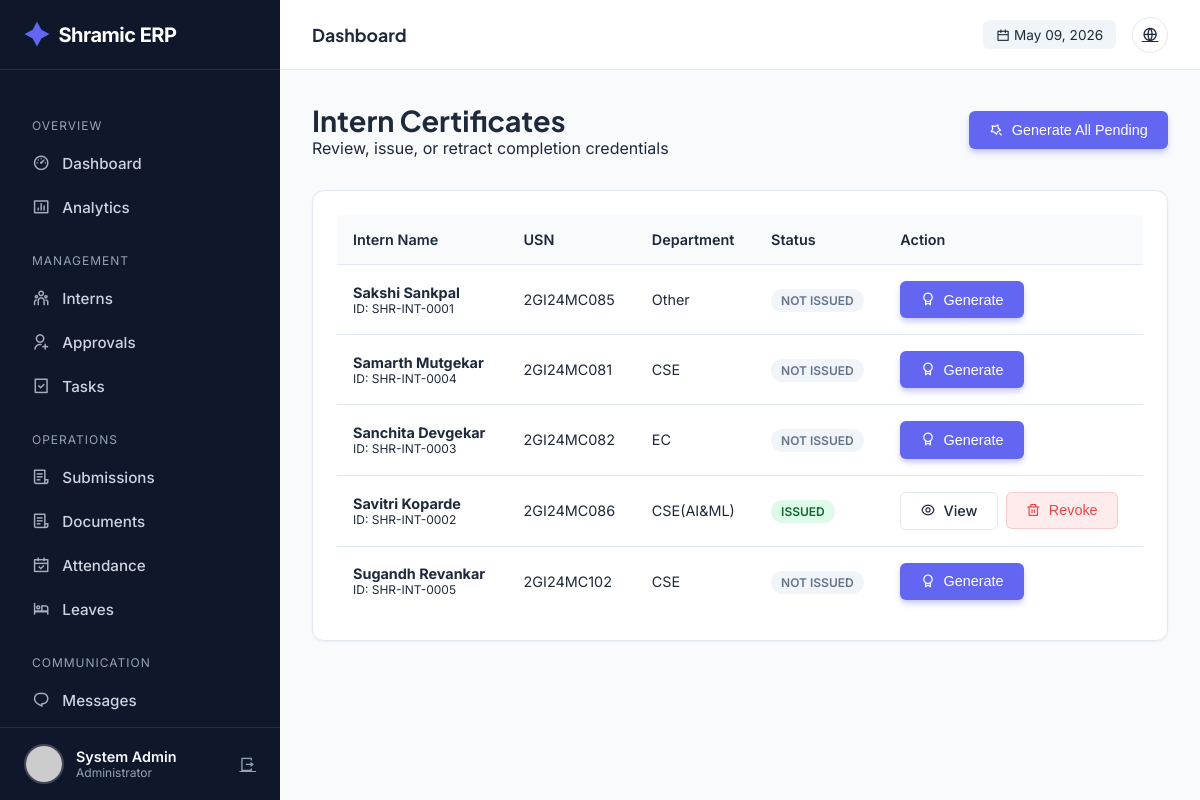
Screenshot of /admin/certificates (signed in) with the database file from the repository.
### tables this page shows
CREATE TABLE users (
            id INTEGER PRIMARY KEY AUTOINCREMENT,
            intern_id TEXT UNIQUE,
            usn TEXT UNIQUE NOT NULL,
            full_name TEXT NOT NULL,
            phone TEXT NOT NULL,
            email TEXT UNIQUE NOT NULL,
            password_hash TEXT NOT NULL,
            role TEXT NOT NULL,
            photo_url TEXT,
            status TEXT DEFAULT 'PENDING',
            is_admin BOOLEAN DEFAULT 0,
            department TEXT,
            join_date DATE,
            emergency_contact TEXT,
            address TEXT,
            last_login TIMESTAMP,
            login_count INTEGER DEFAULT 0,
            created_at TIMESTAMP DEFAULT CURRENT_TIMESTAMP,
            updated_at TIMESTAMP DEFAULT CURRENT_TIMESTAMP
        );

CREATE TABLE certificates (
            id INTEGER PRIMARY KEY AUTOINCREMENT,
            user_id INTEGER,
            certificate_type TEXT NOT NULL,
            issue_date DATE DEFAULT CURRENT_DATE,
            certificate_number TEXT UNIQUE,
            file_url TEXT,
            verification_code TEXT UNIQUE,
            performance_grade TEXT,
            skills_acquired TEXT,
            projects_completed INTEGER,
            created_at TIMESTAMP DEFAULT CURRENT_TIMESTAMP,
            FOREIGN KEY (user_id) REFERENCES users(id)
        );

### app.py (the view)
@app.route('/admin/certificates')
@login_required
@admin_required
def admin_certificates():
    conn = get_db_connection()
    cur = conn.cursor()
    cur.execute("""
        SELECT u.id, u.intern_id, u.full_name, u.role, u.department, u.usn,
               c.id as cert_id, c.certificate_number, c.issue_date
        FROM users u
        LEFT JOIN certificates c ON u.id = c.user_id
        WHERE u.is_admin = 0 AND u.status = 'APPROVED'
        ORDER BY u.full_name ASC
    """)
    interns = cur.fetchall()
    conn.close()
    return render_template('admin/certificates.html', interns=interns)

### app.py (called while the page is built)
@app.before_request
def make_session_permanent():
    session.permanent = True
    app.permanent_session_lifetime = timedelta(days=365)
    if current_user.is_authenticated:
        try:
            conn = get_db_connection()
            cur = conn.cursor()
            current_timestamp = format_datetime(get_current_datetime())
            cur.execute("UPDATE users SET updated_at = ? WHERE id = ?",
                       (current_timestamp, current_user.id))
            conn.commit()
            conn.close()
        except:
            pass

def get_db_connection():
    conn = sqlite3.connect(DATABASE)
    conn.row_factory = sqlite3.Row
    return conn

def get_current_datetime():
    return datetime.now(TIMEZONE)

def format_datetime(dt, format_str='%Y-%m-%d %H:%M:%S'):
    if dt is None: return None
    if isinstance(dt, str): return dt
    return dt.strftime(format_str)

@login_manager.user_loader
def load_user(user_id):
    conn = get_db_connection()
    cur = conn.cursor()
    cur.execute("SELECT * FROM users WHERE id = ?", (user_id,))
    user_data = cur.fetchone()
    conn.close()
    return User(dict(user_data)) if user_data else None

def admin_required(f):
    @wraps(f)
    def decorated_function(*args, **kwargs):
        if not current_user.is_authenticated or not current_user.is_admin:
            flash('Access denied. Admin privileges required.', 'error')
            return redirect(url_for('index'))
        return f(*args, **kwargs)
    return decorated_function

@app.context_processor
def inject_globals():
    unread_count = 0
    if current_user.is_authenticated:
        try:
            conn = get_db_connection()
            cur = conn.cursor()
            cur.execute("""
                SELECT COUNT(*) as count
                FROM notifications
                WHERE user_id = ? AND is_read = 0
            """, (current_user.id,))
            unread_count = cur.fetchone()['count']
            conn.close()
        except:
            pass
    return {
        'now': get_current_datetime(),
        'app_name': 'Shramic ERP',
        'unread_notifications': unread_count
    }

### templates/admin/certificates.html (shortened to what this page needs)
{% extends "admin/base.html" %}  {% block content %}
<div
  style="
    display: flex;
    justify-content: space-between;
    align-items: center;
    margin-bottom: 2rem;
  "
>
  <div>
    <h2 style="font-size: 1.8rem; font-weight: 700">Intern Certificates</h2>
    <p style="color: var(--text-secondary)">
      Review, issue, or retract completion credentials
    </p>
  </div>
  <form
    action="{{ url_for('admin_generate_all_certificates') }}"
    method="POST"
    onsubmit="
      return confirm('Generate certificates for all eligible interns?');
    "
  >
    <button class="btn btn-primary">
      <i class="ri-magic-line"></i> Generate All Pending
    </button>
  </form>
</div>
<div class="card">
  <div class="table-container">
    <table>
      <thead>
        <tr>
          <th>Intern Name</th>
          <th>USN</th>
          <th>Department</th>
          <th>Status</th>
          <th>Action</th>
        </tr>
      </thead>
      <tbody>
        {% for intern in interns %}
        <tr>
          <td>
            <div style="font-weight: 700">{{ intern.full_name }}</div>
            <div style="font-size: 0.75rem; color: var(--text-secondary)">
              ID: {{ intern.intern_id }}
            </div>
          </td>
          <td>{{ intern.usn }}</td>
          <td>{{ intern.department }}</td>
          <td>
            {% if intern.cert_id %}
            <span class="badge badge-success">Issued</span>
            {% else %}
            <span class="badge" style="background: #f1f5f9; color: #64748b"
              >Not Issued</span
            >
            {% endif %}
          </td>
          <td>
            {% if intern.cert_id %}
            <div style="display: flex; gap: 8px">
              <a
                href="{{ url_for('admin_view_certificate', cert_id=intern.cert_id) }}"
                class="btn btn-outline btn-sm"
              >
                <i class="ri-eye-line"></i> View
              </a>
              <form
                action="{{ url_for('admin_delete_certificate', cert_id=intern.cert_id) }}"
                method="POST"
                onsubmit="return confirm('REVOKE CERTIFICATE?');"
              >
                <button
                  class="btn btn-sm"
                  style="
                    background: rgba(239, 68, 68, 0.1);
                    color: #ef4444;
                    border: 1px solid rgba(239, 68, 68, 0.2);
                  "
                >
                  <i class="ri-delete-bin-line"></i> Revoke
                </button>
              </form>
            </div>
            {% else %}
            <form
              action="{{ url_for('generate_certificate', user_id=intern.id) }}"
              method="POST"
            >
              <button class="btn btn-primary btn-sm">
                <i class="ri-award-line"></i> Generate
              </button>
            </form>
            {% endif %}
          </td>
        </tr>
        {% endfor %}
      </tbody>
    </table>
  </div>
</div>
{% endblock %}

### templates/admin/base.html (shortened to what this page needs)
<!doctype html>
<html lang="en">
  <head>
    <link
      href="https://cdn.jsdelivr.net/npm/remixicon@4.1.0/fonts/remixicon.css"
      rel="stylesheet"
    />
  </head>
  <body>
    <aside class="sidebar" id="sidebar">
      <a href="/" class="brand">
        <i class="ri-shining-2-fill"></i> Shramic ERP
      </a>
      <ul class="nav-menu">
        <li class="nav-label">Overview</li>
        <li>
          <a
            href="{{ url_for('admin_dashboard') }}"
            class="nav-link {% if request.endpoint == 'admin_dashboard' %}active{% endif %}"
            ><i class="ri-dashboard-3-line"></i> Dashboard</a
          >
        </li>
        <li>
          <a
            href="{{ url_for('admin_analytics') }}"
            class="nav-link {% if request.endpoint == 'admin_analytics' %}active{% endif %}"
            ><i class="ri-bar-chart-box-line"></i> Analytics</a
          >
        </li>
        <li class="nav-label">Management</li>
        <li>
          <a
            href="{{ url_for('admin_interns') }}"
            class="nav-link {% if request.endpoint == 'admin_interns' %}active{% endif %}"
            ><i class="ri-team-line"></i> Interns</a
          >
        </li>
        <li>
          <a
            href="{{ url_for('admin_approvals') }}"
            class="nav-link {% if request.endpoint == 'admin_approvals' %}active{% endif %}"
            ><i class="ri-user-add-line"></i> Approvals</a
          >
        </li>
        <li>
          <a
            href="{{ url_for('admin_tasks') }}"
            class="nav-link {% if request.endpoint == 'admin_tasks' %}active{% endif %}"
            ><i class="ri-task-line"></i> Tasks</a
          >
        </li>
        <li class="nav-label">Operations</li>
        <li>
          <a
            href="{{ url_for('admin_submissions') }}"
            class="nav-link {% if request.endpoint == 'admin_submissions' %}active{% endif %}"
            ><i class="ri-file-list-3-line"></i> Submissions</a
          >
        </li>
        <li>
  <a
    href="{{ url_for('admin_documents') }}"
    class="nav-link {% if request.endpoint == 'admin_documents' %}active{% endif %}"
  >
    <i class="ri-file-list-3-line"></i> Documents
  </a>
</li>
        <li>
          <a
            href="{{ url_for('admin_attendance') }}"
            class="nav-link {% if request.endpoint == 'admin_attendance' %}active{% endif %}"
            ><i class="ri-calendar-check-line"></i> Attendance</a
          >
        </li>
        <li>
          <a
            href="{{ url_for('admin_leaves') }}"
            class="nav-link {% if request.endpoint == 'admin_leaves' %}active{% endif %}"
            ><i class="ri-hotel-bed-line"></i> Leaves</a
          >
        </li>
        <li class="nav-label">Communication</li>
        <li>
          <a
            href="{{ url_for('admin_messages') }}"
            class="nav-link {% if request.endpoint == 'admin_messages' %}active{% endif %}"
            ><i class="ri-chat-1-line"></i> Messages</a
          >
        </li>
        <li>
          <a
            href="{{ url_for('admin_announcements') }}"
            class="nav-link {% if request.endpoint == 'admin_announcements' %}active{% endif %}"
            > Announcements</a
          >
        </li>
      </ul>
      <div class="user-profile">
        <img
          src="{{ url_for('static', filename='uploads/profiles/' + current_user.photo_url) if current_user.photo_url else 'https://ui-avatars.com/api/?name=Admin&background=random' }}"
          class="user-avatar"
          alt="Admin"
        />
        <div style="flex: 1; overflow: hidden">
          <div
            style="
              font-weight: 600;
              font-size: 0.9rem;
              white-space: nowrap;
              text-overflow: ellipsis;
            "
          >
            {{ current_user.full_name }}
          </div>
          <div style="font-size: 0.75rem; color: var(--text-light)">
            Administrator
          </div>
        </div>
        <a
          href="{{ url_for('logout') }}"
          title="Logout"
          style="color: var(--text-light)"
          ><i class="ri-logout-box-r-line"></i
        ></a>
      </div>
    </aside>
    <div class="main-wrapper">
      <header class="top-header">
        <div style="display: flex; align-items: center; gap: 1rem">
          <h2 class="page-title">
            {% block page_title %}Dashboard{% endblock %}
          </h2>
        </div>
        <div class="header-actions">
          <div
            style="
              font-size: 0.85rem;
              color: var(--text-secondary);
              background: #f1f5f9;
              padding: 0.4rem 0.8rem;
              border-radius: 6px;
            "
          >
            <i class="ri-calendar-line"></i> {{ now.strftime('%b %d, %Y') }}
          </div>
          <a href="{{ url_for('index') }}" class="btn-icon" title="View Site"
            ><i class="ri-global-line"></i
          ></a>
        </div>
      </header>
      <div class="content">
         {% block content %}{% endblock %}
      </div>
    </div>
  </body>
</html>

### templates/admin/base.html (style rules this page uses)
:root { --bg-body: #f8fafc; --bg-surface: #ffffff; --bg-sidebar: #0f172a; --primary: #6366f1; --primary-hover: #4f46e5; --secondary: #64748b; --text-main: #1e293b; --text-light: #94a3b8; --text-white: #f8fafc; --success: #10b981; --warning: #f59e0b; --danger: #ef4444; --border: #e2e8f0; --sidebar-width: 280px; --header-height: 70px; --shadow-sm: 0 1px 2px 0 rgb(0 0 0 / 0.05); --shadow-lg: 0 10px 15px -3px rgb(0 0 0 / 0.1), 0 4px 6px -4px rgb(0 0 0 / 0.1); --radius: 12px; }
* { margin: 0; padding: 0; box-sizing: border-box; }
body { font-family: "Inter", sans-serif; background-color: var(--bg-body); color: var(--text-main); display: flex; min-height: 100vh; }
h1, h2, h3, h4, h5 { font-family: "Plus Jakarta Sans", sans-serif; font-weight: 700; }
.sidebar { width: var(--sidebar-width); background: var(--bg-sidebar); color: var(--text-white); position: fixed; height: 100vh; display: flex; flex-direction: column; transition: transform 0.3s ease; z-index: 50; }
.brand { height: var(--header-height); display: flex; align-items: center; padding: 0 1.5rem; border-bottom: 1px solid rgba(255, 255, 255, 0.1); font-size: 1.25rem; font-weight: 700; letter-spacing: -0.5px; color: white; text-decoration: none; }
.brand i { color: var(--primary); margin-right: 10px; font-size: 1.5rem; }
.nav-menu { flex: 1; padding: 1.5rem 1rem; overflow-y: auto; list-style: none; }
.nav-label { font-size: 0.75rem; text-transform: uppercase; letter-spacing: 1px; color: var(--text-light); margin: 1.5rem 0 0.5rem 1rem; }
.nav-link { display: flex; align-items: center; gap: 12px; padding: 0.75rem 1rem; border-radius: 8px; color: #cbd5e1; text-decoration: none; transition: 0.2s; font-weight: 500; font-size: 0.95rem; }
.nav-link i { font-size: 1.1rem; opacity: 0.8; }
.user-profile { padding: 1rem 1.5rem; border-top: 1px solid rgba(255, 255, 255, 0.1); display: flex; align-items: center; gap: 12px; }
.user-avatar { width: 40px; height: 40px; border-radius: 50%; object-fit: cover; border: 2px solid rgba(255, 255, 255, 0.2); }
.main-wrapper { flex: 1; margin-left: var(--sidebar-width); display: flex; flex-direction: column; width: calc(100% - var(--sidebar-width)); }
.top-header { height: var(--header-height); background: var(--bg-surface); border-bottom: 1px solid var(--border); display: flex; align-items: center; justify-content: space-between; padding: 0 2rem; position: sticky; top: 0; z-index: 40; }
.page-title { font-size: 1.1rem; color: var(--text-main); }
.header-actions { display: flex; align-items: center; gap: 1rem; }
.btn-icon { width: 36px; height: 36px; border-radius: 50%; border: 1px solid var(--border); display: flex; align-items: center; justify-content: center; color: var(--text-secondary); cursor: pointer; transition: 0.2s; background: white; }
.content { padding: 2rem; }
.card { background: var(--bg-surface); border: 1px solid var(--border); border-radius: var(--radius); padding: 1.5rem; box-shadow: var(--shadow-sm); position: relative; overflow: hidden; }
.btn { display: inline-flex; align-items: center; gap: 8px; padding: 0.6rem 1.2rem; border-radius: 6px; font-size: 0.9rem; font-weight: 500; text-decoration: none; cursor: pointer; transition: 0.2s; border: 1px solid transparent; }
.btn-primary { background: var(--primary); color: white; box-shadow: 0 4px 6px -1px rgba(99, 102, 241, 0.4); }
.btn-outline { background: white; border-color: var(--border); color: var(--text-main); }
.table-container { overflow-x: auto; }
table { width: 100%; border-collapse: collapse; font-size: 0.9rem; }
th { text-align: left; padding: 1rem; background: #f8fafc; color: var(--text-secondary); font-weight: 600; border-bottom: 1px solid var(--border); }
td { padding: 1rem; border-bottom: 1px solid var(--border); vertical-align: middle; }
tr:last-child td { border-bottom: none; }
.badge { padding: 4px 10px; border-radius: 20px; font-size: 0.75rem; font-weight: 600; text-transform: uppercase; }
.badge-success { background: #dcfce7; color: #166534; }

### rows the page displays
users: full_name "System Admin"
users: full_name "Sakshi Sankpal", intern_id "SHR-INT-0001", usn "2GI24MC085", department "Other", shows "NOT ISSUED"
users: full_name "Samarth Mutgekar", intern_id "SHR-INT-0004", usn "2GI24MC081", department "CSE", shows "NOT ISSUED"
users: full_name "Sanchita Devgekar", intern_id "SHR-INT-0003", usn "2GI24MC082", department "EC", shows "NOT ISSUED"
certificates: full_name "Savitri Koparde", intern_id "SHR-INT-0002", usn "2GI24MC086", department "CSE(AI&ML)", shows "ISSUED"
users: full_name "Sugandh Revankar", intern_id "SHR-INT-0005", usn "2GI24MC102", department "CSE", shows "NOT ISSUED"

### other values shown
{{ now.strftime('%b %d, %Y') }} "May 09, 2026"
